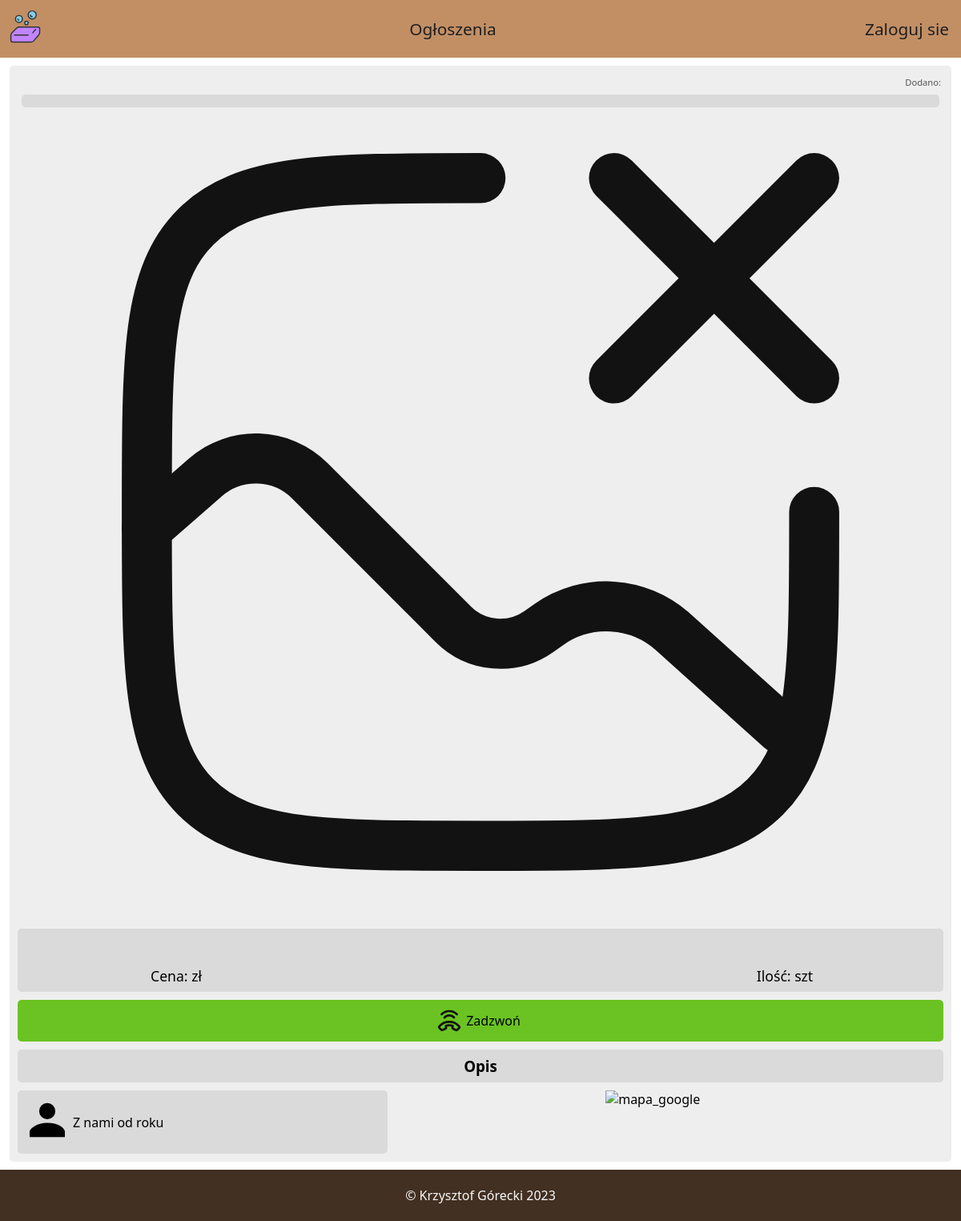
/ogloszenia/komputer-337332u.php, run on an earlier commit of the app's database.
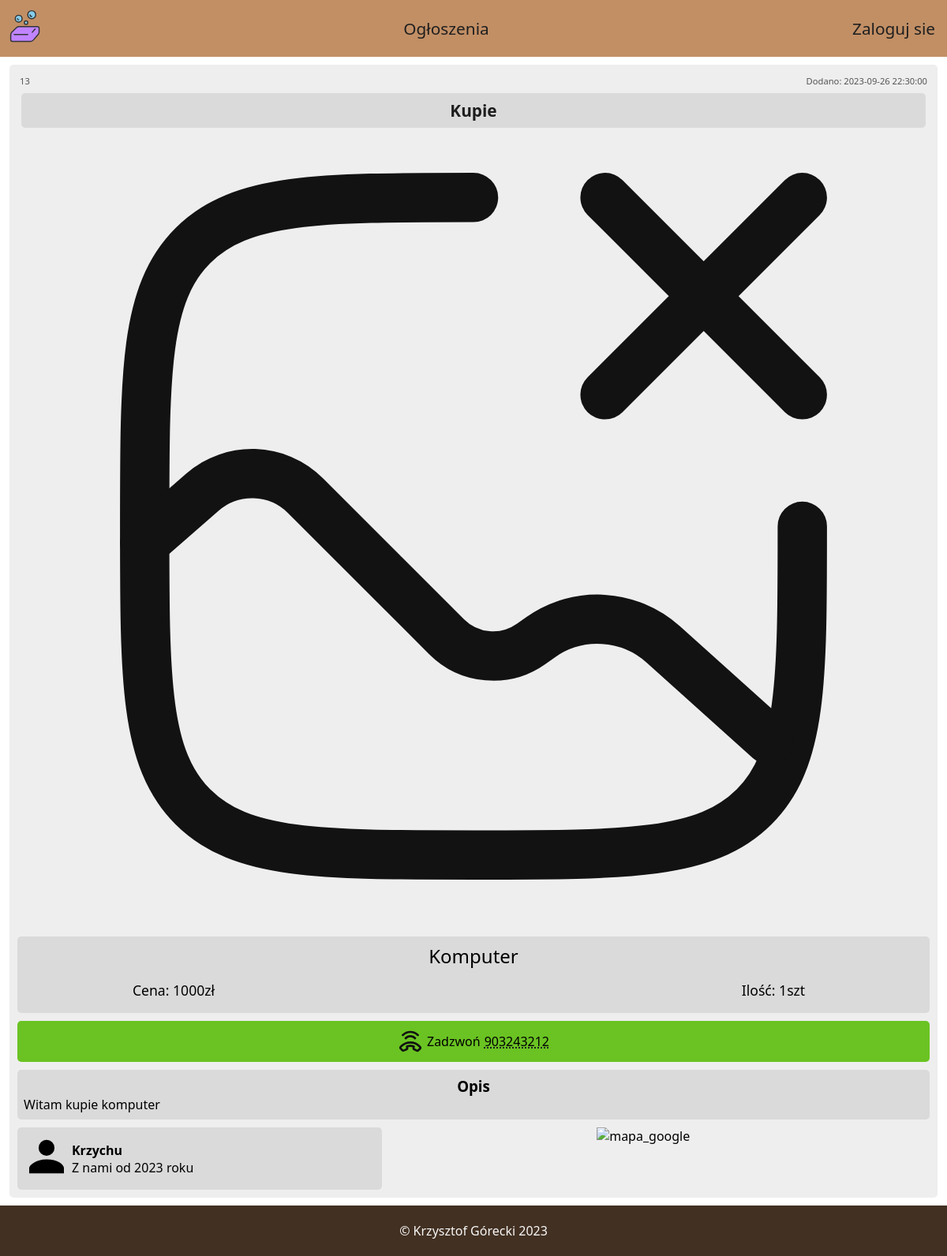
And on a later commit of the database.
### tables this page shows
CREATE TABLE `ogloszenia` (
  `id_ogloszenia` int(11) NOT NULL,
  `nazwa` varchar(130) NOT NULL,
  `cena` int(11) NOT NULL,
  `ilosc` smallint(6) NOT NULL,
  `kategoria` tinyint(4) NOT NULL,
  `nr_telefonu` char(9) NOT NULL,
  `opis` text NOT NULL,
  `przypisane_konto` int(11) NOT NULL,
  `zdjecia` text DEFAULT NULL,
  `link` varchar(50) NOT NULL,
  `czas_dodania` datetime NOT NULL
);

CREATE TABLE `kategoria_ogloszenia` (
  `id_kategorii` tinyint(4) NOT NULL,
  `kategoria` varchar(50) NOT NULL
);

CREATE TABLE `konta` (
  `id_konta` int(11) NOT NULL,
  `imie` varchar(100) DEFAULT NULL,
  `email` varchar(100) NOT NULL,
  `haslo` varchar(100) NOT NULL,
  `dostep` tinyint(4) NOT NULL,
  `token` varchar(60) DEFAULT NULL,
  `data_rejestracji` datetime NOT NULL,
  `ostatnie_logowanie` datetime DEFAULT NULL
);

### ogloszenia/komputer-337332u.php (the view, shortened to what this page needs)
<?php
include_once('../laczenie_z_baza.php');
?>
<!DOCTYPE html>
<html lang="pl">
<head>
    <link rel="stylesheet" href="../style.css">
</head>
<body>
<?php include_once('../menu_nav_ogloszenie.php') ?>
<div class='contener'>
<div class='produkt_box'>
<?php
$url = $_SERVER['REQUEST_URI'];
$url = parse_url($url);
$cut_url = explode("/",$url['path']);
$url = end($cut_url);
$pytanie = "SELECT id_ogloszenia, nazwa, cena, ilosc, nr_telefonu, opis, konta.imie, konta.data_rejestracji, zdjecia, kategoria_ogloszenia.kategoria, czas_dodania
FROM ogloszenia
INNER JOIN kategoria_ogloszenia on kategoria_ogloszenia.id_kategorii = ogloszenia.kategoria
INNER JOIN konta on konta.id_konta = ogloszenia.przypisane_konto
WHERE link = ?";
$wykonaj = $conn -> prepare($pytanie);
$wykonaj -> execute([$url]);
$produkt_dane = $wykonaj -> fetch(PDO::FETCH_ASSOC);
$zdjecia = explode(",", $produkt_dane["zdjecia"]);
    echo "<div class='produkt_ident'>
        <span>$produkt_dane[id_ogloszenia]</span>
        <span>Dodano: $produkt_dane[czas_dodania]</span>
    </div>";
?>
    <div class='produkt_kategoria'>
        <?php echo ucfirst($produkt_dane["kategoria"]); ?>
    </div>
<?php
    echo "<div class='produkt_showcase'>";
    if(!empty($zdjecia[0])){
        $showcase = array();
        foreach($zdjecia as $zdjecie){
            $dodane_z = "zdjecia_ogloszen/".$zdjecie;
            array_push($showcase, $dodane_z);
        }
        echo "<button onclick='zdjecie_minus()'> < </button>";
        echo "<img id='zdjecie_produktu' src='$showcase[0]' alt='produkt'>";
        echo "<button onclick='zdjecie_plus()'> > </button>";
    }
    else{
        echo "<img src='../ikony/brak_zdjecia.svg' alt='produkt' width='90%' height='auto'>";
    }
    echo "</div>";
?>
    <div class='produkt_info'>
        <p><?php echo ucfirst($produkt_dane["nazwa"]); ?></p>
        <span>Ilość: <?php echo $produkt_dane["ilosc"]; ?>szt</span>
        <span>Cena: <?php echo $produkt_dane["cena"]; ?>zł</span>
    </div>
    <div class='produkt_zadzwon'>
        <img src="../ikony/call.svg" width='32px' height='32px'>
        <span>Zadzwoń </span>
        <span><?php echo $produkt_dane['nr_telefonu'] ?></span>
    </div>
    <div class='produkt_opis'>
        <h3>Opis</h3>
        <span><?php echo ucfirst($produkt_dane["opis"]); ?></span>
    </div>
    <div class='produkt_grupaOL'>
        <div class='produkt_ogloszeniodawca'>
            <div>
                <img src="../ikony/person.svg" alt="personIcon">
            </div>
            <div>
                <p style='font-weight: bold;'><?php echo ucfirst($produkt_dane["imie"]); ?></p>
                <p>
                <?php
                $rok = explode('-', $produkt_dane["data_rejestracji"]);
                echo "Z nami od " . $rok[0] . " roku";
                ?>
                </p>
            </div>
        </div>
        <div class='produkt_lokalizacja'>
            <img src="https://media1.giphy.com/media/wFmAaA333ZXOwTA7d8/giphy.gif?cid=ecf05e47lzv29uino41d549ae89ssj9fqt4dj6v1r28l1r8r&ep=v1_gifs_search&rid=giphy.gif&ct=g" alt="mapa_google" width='150px' heigth='auto'>
        </div>
    </div>
</div>
</div>
    <?php include_once("../footer.php") ?>
</body>
</html>

What changed in the data, as far as the page shows it:
added ogloszenia: id_ogloszenia "13", czas_dodania "2023-09-26 22:30:00", kategoria.kategoria "Kupie", nazwa "Komputer", ilosc "1", cena "1000", nr_telefonu "903243212", opis "Witam kupie komputer", przypisane_konto.imie "Krzychu", przypisane_konto.data_rejestracji "2023"
